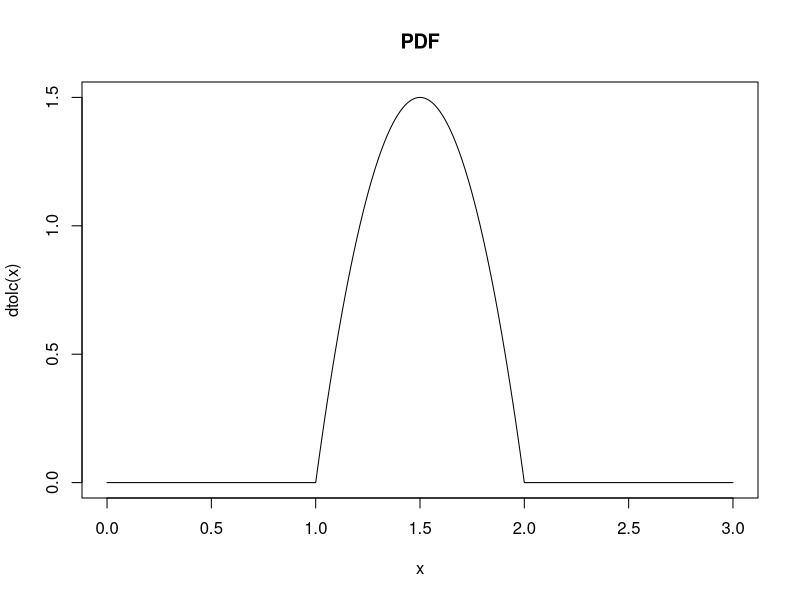
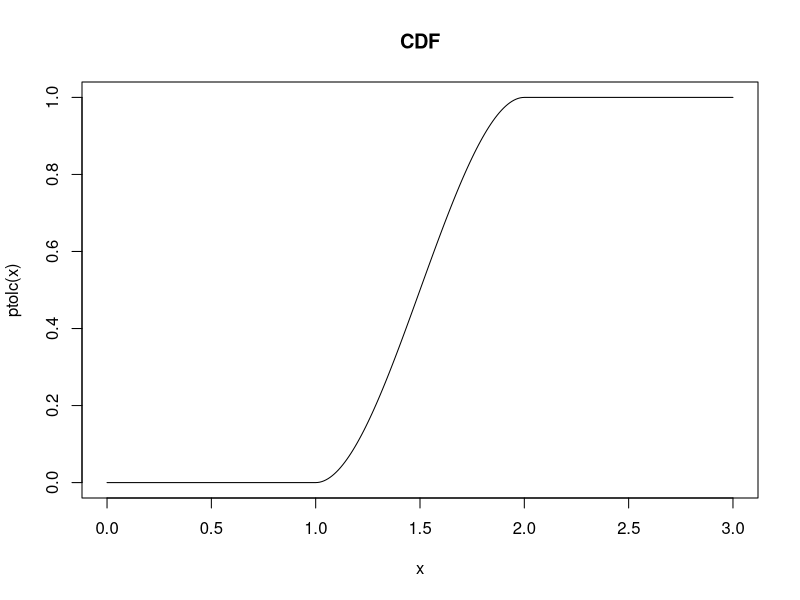
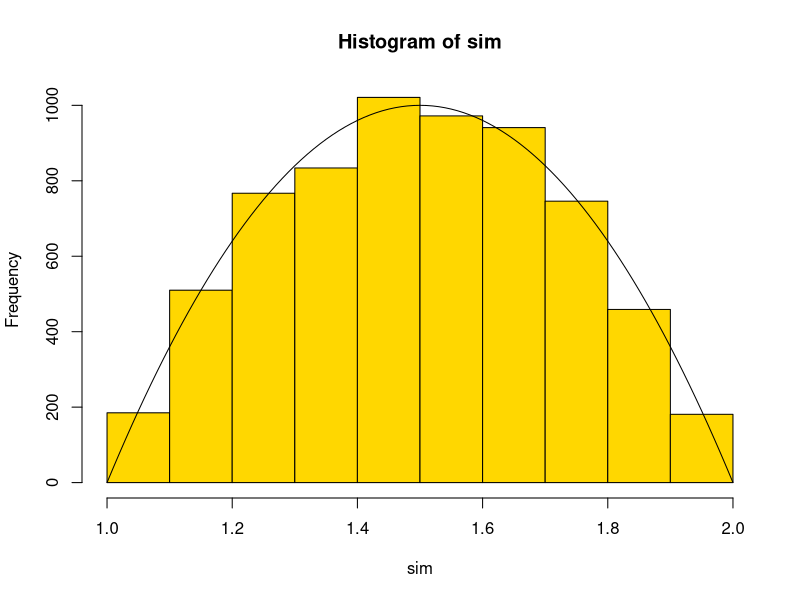
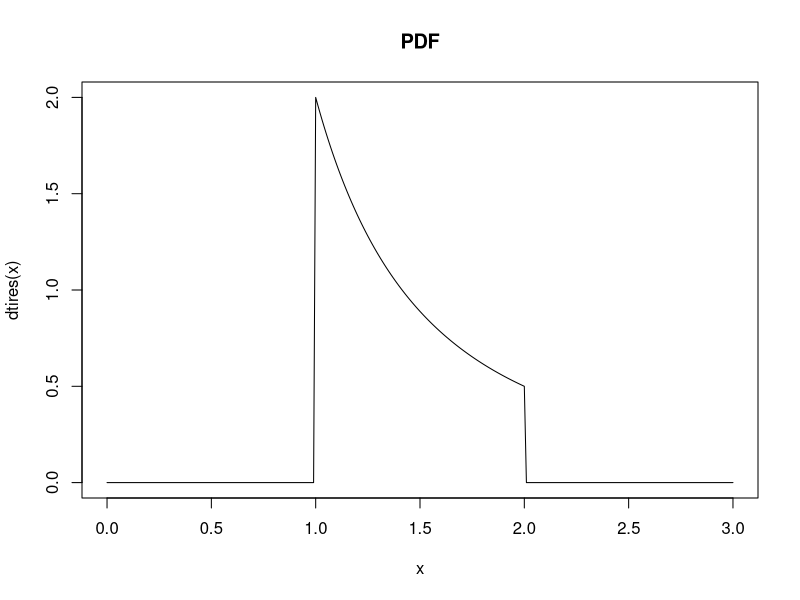
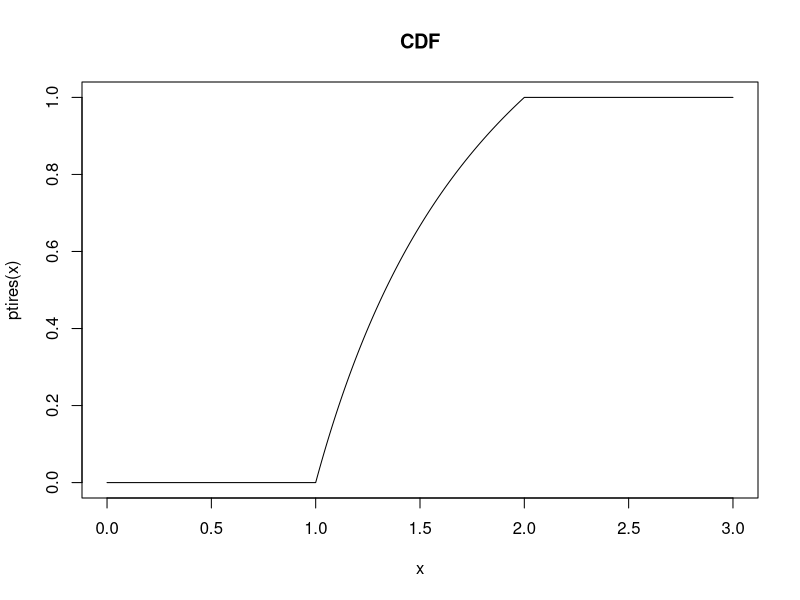
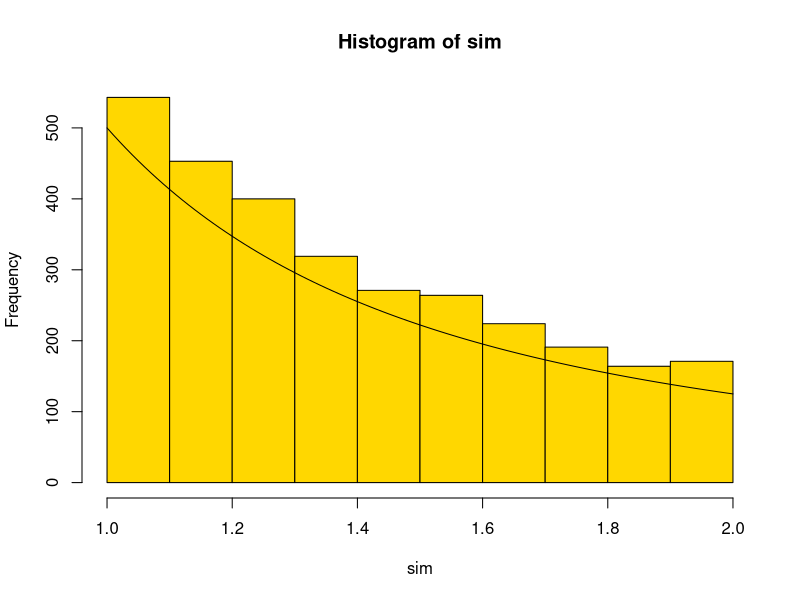
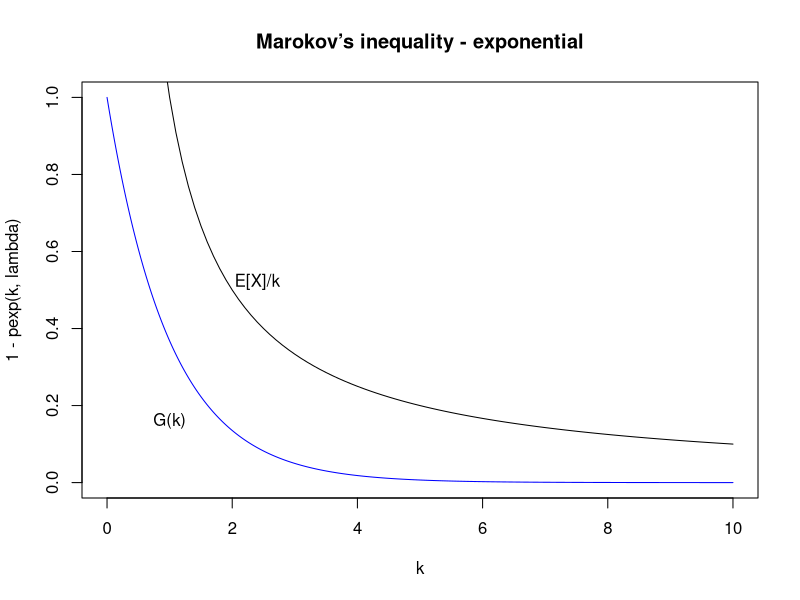
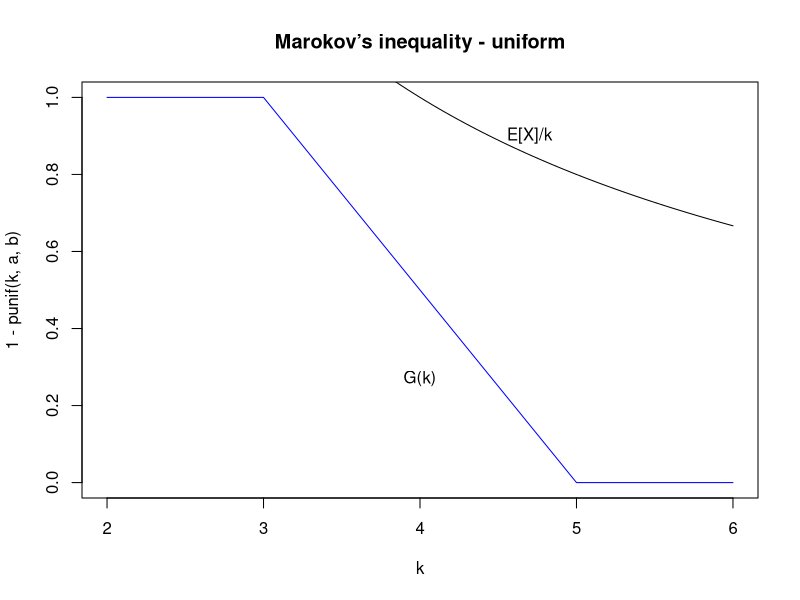

These charts were generated, in order, by the following R code:
## ---- chunk 1
f <- function(t) {
    val <- ifelse(t>1 & t<2, (t-1)*(2-t), 0)
    return(val)
}

c <- 1/integrate(f, 1, 2)$value
## ---- chunk 2
dtolc <- function(t) {
    d <- ifelse(t>1 & t<2, c*(t-1)*(2-t), 0)
    return(d)
}

ptolc <- function(t) {
    p <- ifelse(t<=1, 0, ifelse(t>1 & t<2, -c*(t-1)^2*(2*t-5)/6, 1 )) 
    return(p)
}

rtolc <- function(n) {
    M <- 1.5
    u1 <- runif(n, 0, 1) 
    u2 <- runif(n, 0, 1)
    y <- ifelse(u2 * M < dtolc(u1+1), u1+1, NA)
    y_clean <- y[!is.na(y)]
    return(y_clean)
}

qtolc <- function(p) {
  q <- NULL
  j <- 1
  for (i in p) {
    f <- function(t) {ptolc(t)-i}
    root <- uniroot(f, lower=1, upper=2)$root
    q[j] <- root
    j <- j+1
  }
  return(q)
}

x <- seq(0, 3, 0.01)
plot(x, dtolc(x), type='l', main='PDF')
plot(x, ptolc(x), type='l', main='CDF')

sim <- rtolc(10000)
x <- seq(1, 2, 0.1)
hist(sim, col='gold')
curve(dtolc(x)*2000/3, add=TRUE)
## ---- chunk 3
P_gt75 <- integrate(dtolc, 1.25, 2)$value

P_912 <- integrate(dtolc, 1.5, 2)$value
## ---- chunk 4
dtires <- function(x) {
    d <- ifelse(x>= 1 & x<=2, 2/x^2, 0)
    return(d)
}

ptires <- function(x) {
  p <- ifelse(x<=1, 0, ifelse(x>1 & x<2, 2-2/x, 1))
  return(p)
}

rtires <- function(n) {
    u <- runif(n) 
    r <- -2/(u-2)
    return(r)
}

qtires <- function(p) {
  q <- -2/(p-2)
  return(q)
}

x <- seq(0, 3, 0.01)
plot(x, dtires(x), type='l', main='PDF')
plot(x, ptires(x), type='l', main='CDF')
## ---- chunk 5
P_lt15 <- integrate(dtires, 1, 1.5)$value
## ---- chunk 6
sim <- rtires(3000)
hist(sim, col='gold')
x <- seq(1, 2, 0.1)
curve(dtires(x)*500/2, add=TRUE)

E_X <- mean(sim)
E_X2 <- mean(sim^2)
VAR <- E_X2 - E_X^2

e_x <- integrate(function(x){x*dtires(x)}, 1, 2)$value
e_x2 <- integrate(function(x){x*x*dtires(x)}, 1, 2)$value
var <- e_x2 - e_x^2
## ---- chunk 7
#exponential distribution
k <- seq(0, 10, 0.01)
lambda <- 1
plot(k, 1-pexp(k, lambda), type='l', col='blue', main='Marokov’s inequality - exponential')
lim <- function(x) {1/(lambda*x)}
curve(lim, add=TRUE)

text(2.4, 0.52, 'E[X]/k')
text(1, 0.16, 'G(k)')

#uniform distribution
k <- seq(2, 6, 0.01)
a <- 3
b <- 5
plot(k, 1-punif(k, a, b), type='l', col='blue', main='Marokov’s inequality - uniform')
lim <- function(x) {(a+b)/(2*x)}
curve(lim, add=TRUE)

text(4.7, 0.9, 'E[X]/k')
text(4, 0.27, 'G(k)')

#binomial distribution
k <- seq(0, 10, 1)
n <- 1
p <- 1/2
plot(k, 1-pbinom(k, n, p), type='b', col='blue', main='Marokov’s inequality - binomial')
lim <- function(x) {n*p/x}
curve(lim, add=TRUE)

text(4, 0.15, 'E[X]/k')
text(1, 0.2, 'G(k)')

#poisson distribution
x <- seq(0, 10, 1)
lambda <- 1/2
plot(x, 1-ppois(x, lambda), type='b', col='blue', main='Marokov’s inequality - poisson')
k <- 2
lim <- function(x) {lambda/x}
curve(lim, add=TRUE)

text(2.4, 0.26, 'E[X]/k')
text(1, 0.03, 'G(k)')
## ---- chunk 8
#normal distribution
k <- seq (0, 5, 0.01)
mu <- 3
sigma <- 5
int <- function(x) {pnorm(mu+x*sigma, mu, sigma) - pnorm(mu-x*sigma, mu, sigma)}
plot(k, int(k), type='l', col='blue', main='Chebyshev’s inequality - normal')
lim <- function(x) {1-1/x^2}
curve(lim, add=TRUE)
text(2, 0.4, '1-1/k^2')

#exponential distribution
k <- seq(0, 5, 0.01)
lambda <- 1
mu <- 1/lambda
sigma <- 1/lambda
int <- function(x) {pexp(mu+x*sigma, lambda) - pexp(mu-x*sigma, lambda)}
plot(k, int(k), type='l', col='blue', main='Chebyshev’s inequality - exponential')
lim <- function(x) {1-1/x^2}
curve(lim, add=TRUE)
text(2, 0.4, '1-1/k^2')

#uniform distribution
k <- seq(0, 5, 0.01)
a <- 1-sqrt(2)
b <- 1+sqrt(2)
mu <- (a+b)/2
sigma <- (b-a)/sqrt(12)
int <- function(x) {punif(mu+x*sigma, a, b) - punif(mu-x*sigma, a, b)}
plot(k, int(k), type='l', col='blue', main='Chebyshev’s inequality - uniform')
lim <- function(x) {1-1/x^2}
curve(lim, add=TRUE)
text(2, 0.4, '1-1/k^2')

#poisson distribution
k <- seq(0, 5, 1)
lambda <- 1/3
mu <- lambda
sigma <- sqrt(lambda)
int <- function(x) {ppois(mu+x*sigma, lambda) - ppois(mu-x*sigma, lambda)}
plot(k, int(k), type='b', col='blue', main='Chebyshev’s inequality - poisson')
lim <- function(x) {1-1/x^2}
curve(lim, add=TRUE)
text(2, 0.4, '1-1/k^2')
